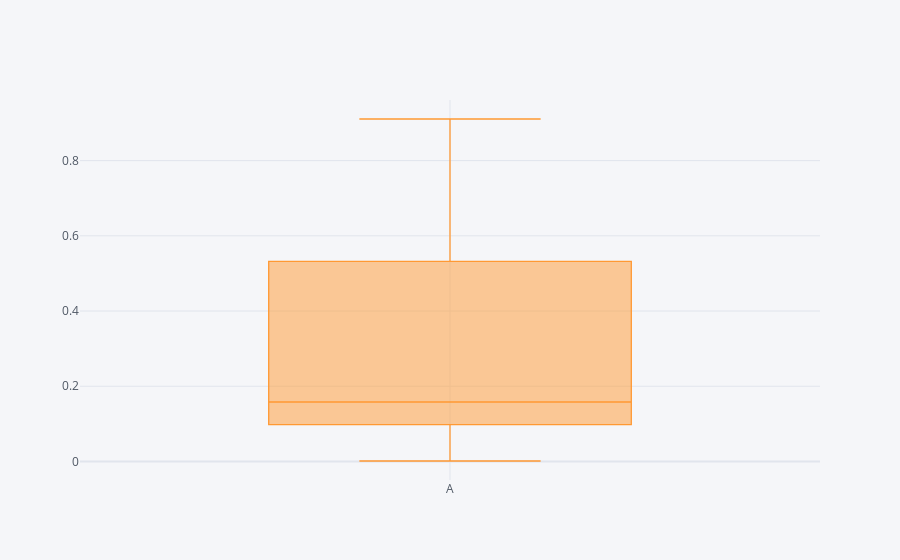

The cell this chart's notebook holds for it:
### Code cell
df['A'].iplot(kind = 'box')

### Figure 1 — Plotly figure (JSON) as saved in the notebook; plotly's stock layout.template omitted (floating-point values rounded to 4 significant figures)
{"data": [{"boxpoints": false, "line": {"width": 1.3}, "marker": {"color": "rgba(255, 153, 51, 1.0)"}, "name": "A", "orientation": "v", "type": "box", "y": [0.001162, 0.07817, 0.399, 0.9107, 0.8433, 0.5319, 0.09809, 0.1643, 0.1518, 0.1201]}], "layout": {"legend": {"bgcolor": "#F5F6F9", "font": {"color": "#4D5663"}}, "paper_bgcolor": "#F5F6F9", "plot_bgcolor": "#F5F6F9", "title": {"font": {"color": "#4D5663"}}, "xaxis": {"gridcolor": "#E1E5ED", "showgrid": true, "tickfont": {"color": "#4D5663"}, "title": {"font": {"color": "#4D5663"}, "text": ""}, "zerolinecolor": "#E1E5ED"}, "yaxis": {"gridcolor": "#E1E5ED", "showgrid": true, "tickfont": {"color": "#4D5663"}, "title": {"font": {"color": "#4D5663"}, "text": ""}, "zerolinecolor": "#E1E5ED"}}}
